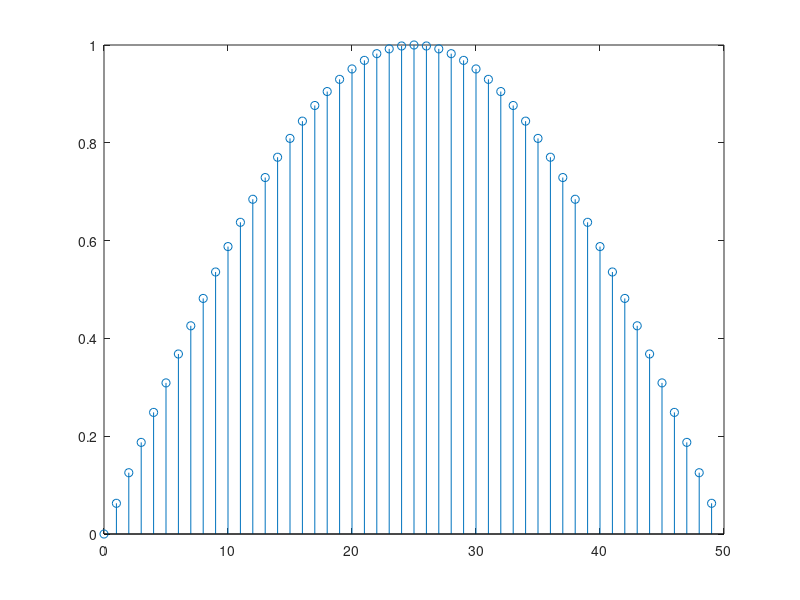

This figure's MATLAB source: (Note: this script raises an error after producing the figure.)
function tarea2
    %TAREA2 Execute a series of tasks related to discrete signal processing.
    %
    % This function performs a series of tasks, each related to discrete signal
    % processing. The function is organized into several parts, each calling a
    % different function to perform a specific task.
    %
    % The tasks are as follows:
    % 1. Clear all variables, close all figures, and clear the command window.
    % 2. Plot discrete sinusoidal functions for various frequencies.
    % 3. Execute the freq4 function with a parameter of 5.
    % 4. Execute the alias function to demonstrate aliasing effects.
    % 5. Play a tone with a frequency of 440 Hz.
    % 6. Execute the barrido function with parameters 3, 6, and 44100.
    % 7. Execute the sobreponer function with parameters 10, 0.05, 2, and 10.
    %
    % Example:
    %   tarea2()
    %
    % See also: plot_discrete_sinus, freq4, alias, playtone, barrido, sobreponer
    clear all;
    close all;
    clc;
    % Part 1 and Part 2
    plot_discrete_sinus();
    % Part 3
    freq4(5);
    % Part 4
    alias();
    % Part 5 and Part 6
    playtone(440);
    % Part 7
    barrido(3,6,44100);
    % Part 8
    sobreponer(10, 0.05, 2, 10);

end

function plot_discrete_sinus()
    %PLOT_DISCRETE_SINUS Plot discrete sinusoidal functions for various frequencies.
    %
    % This function plots the discrete sinusoidal function y[n] = sin(2πf n) 
    % for different values of frequency f. The frequencies used are 0.01, 0.02, 
    % 0.05, and 0.1. The function generates three types of plots:
    %
    % 1. Each sinusoidal function in its own separate window.
    % 2. All sinusoidal functions in the same window but in separate sections.
    % 3. All sinusoidal functions overlapped in a single plot.
    %
    % The overlapped plot uses different colors, line styles, and markers for 
    % each frequency to help distinguish between them.
    %
    % Example:
    %   plot_discrete_sinus()

    % Define values of n and f
    n = 0:49;  % 50 samples
    frequencies = [0.01, 0.02, 0.05, 0.1];

    % Each function in its own window
    for i = 1:length(frequencies)
        figure;
        f = frequencies(i);
        y = sin(2*pi*f*n);
        stem(n, y);
        set_plot_style(["y[n] = sin(2 * \\pi * " num2str(f) " * n)"]);
    end

    % Plot the four functions in the same figure but in separate sections
    figure;
    for i = 1:length(frequencies)
        subplot(2, 2, i);
        f = frequencies(i);
        y = sin(2*pi*f*n);
        stem(n, y);
        set_plot_style(["y[n] = sin(2 * \\pi * " num2str(f) " * n)"]);
    end

    % Plot the four functions overlapped on the same figure
    figure;
    hold on;
    colors = ["r", "g", "b", "m"];
    lineStyles = {"-", "--", ":", "-."};
    marketStyles = {"o", "+", "*", "."};
    for i = 1:length(frequencies)
        f = frequencies(i);
        y = sin(2*pi*f*n);
        stem(n, y, colors(i), 
            "LineStyle", lineStyles{i}, 
            "Marker", marketStyles{i},
            "LineWidth", i);
    end
    set_plot_style(["y[n] = sin(2 * \\pi * f * n)"]);
    legend("f = 0.01", "f = 0.02", "f = 0.05", "f = 0.1");
    hold off;
end
